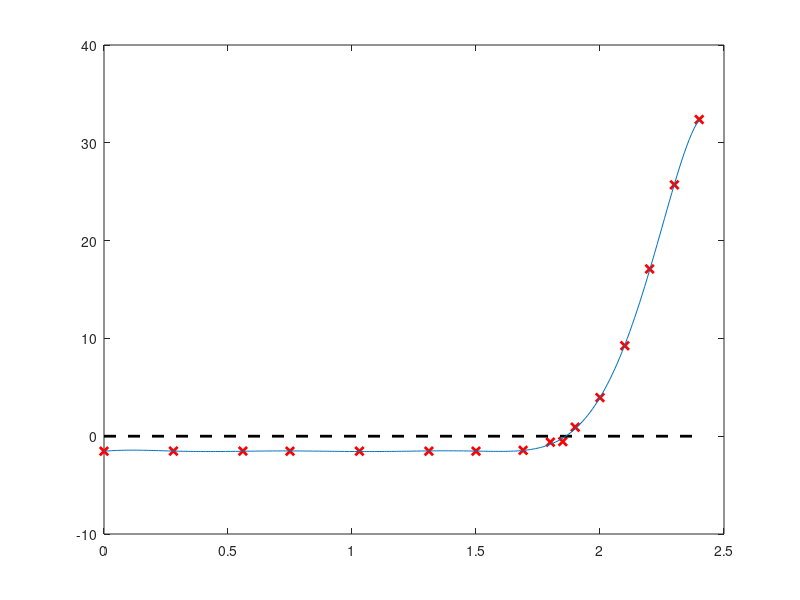

The MATLAB script that drew this image:
clear all; close all; clc
x = [0 0.28 0.56 0.75 1.03 1.31 1.5 1.69 1.8 1.85 1.9 2 2.1 2.2 2.3 2.4];
y = [-1.537 -1.521 -1.523 -1.537 -1.53 -1.532 -1.534 -1.444 -0.608 -0.55 0.923 3.95 9.255 17.1 25.7 32.38];

plot(x,y,'xr','linewidth',2)
hold on
plot([0 2.4],[0 0],'--k','linewidth',2)

p = polyfit(x,y,9);
x_polyfit = 0:0.01:2.4;
y_polyfit = polyval(p,x_polyfit);

plot(x_polyfit,y_polyfit);


x_zero = find(y_polyfit > 0);
x_z = x_polyfit(min(x_zero)-1)






